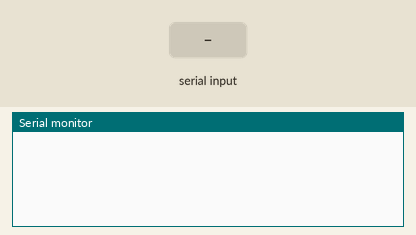
Recording of a sketch running on a simulated Arduino Mega 2560, built with avr-gcc and run on an emulated ATmega2560. Shown: the last lines printed to the serial monitor. The test bench sets the inputs (shaded band).

Above: at 1.2 s.
1.3 s: "1" received over the second serial link
At 2.1 s:
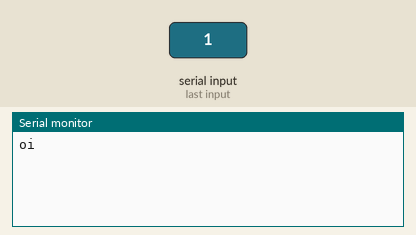
2.8 s: "z90\n" received over the second serial link
At 3.4 s:
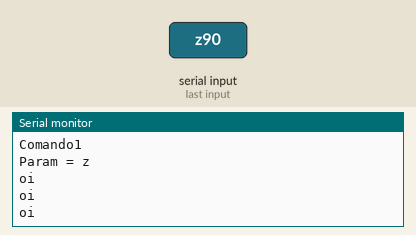
4.3 s: "z,45\n" received over the second serial link
5.8 s: "z" received over the second serial link
At 7.0 s:
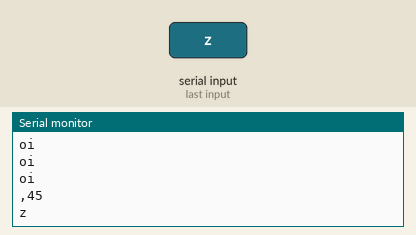

Measured:
- after the input at 1.3 s, the serial monitor: prints a new line at once (image 1)
- after the input at 2.8 s, the serial monitor: prints a new line at once (image 2)
- after the input at 5.8 s, the serial monitor: prints a new line at once (image 3)

The sketch:

BluetoothAppInventor.ino
```cpp
char cmd;
char param;
String param2;
#define max_char 10
char message[max_char];    // stores you message
char r_char;               // reads each character
byte index = 0;            // defines the position into your array
int i;
bool messageEnd = false;
void setup() {
  // put your setup code here, to run once:
  Serial.begin(9600);//Bluetooth
  Serial1.begin(9600);//Bluetooth
}

void loop() {
}

void serialEvent1() {
  //Serial.println("Recebeu");
  //while is reading the message
  Serial1.println("oi");
  Serial.println("oi");
  while (Serial1.available() > 0) {
    //the message can have up to 100 characters
    if (index < (max_char - 1))
    {
      r_char = Serial1.read();      // Reads a character
      //Serial.print(r_char);
      message[index] = r_char;     // Stores the character in message array
      index++;                     // Increment position
      message[index] = '\0';       // Delete the last position
      if(r_char=='z'){
        messageEnd=true;
      }
    }
  }
  if (messageEnd) {
    Serial.println(message);
    switch (message[0]) {
      case '1':
        // First byte contains a generic "command" byte. We arbitrarily defined '1' as the command to then check the 2nd parameter byte
        // User can additional commands by adding case 2, 3, 4, etc
        {
          Serial.println("Comando1");
          // read the parameter byte
          param = message[1];
          Serial.print("Param = ");
          Serial.println(param);
          switch (param)
          {
            case 'f':
              Serial.println("Frente");
              break;
            case 'd':
              Serial.println("Direita");
              break;
            case 'e':
              Serial.println("Esquerda");
              break;
            case 'a':
              Serial.println("Trás");
              break;
            case 'p':
              Serial.println("Parar");
              break;
            default: break; // do nothing
          }// switch (param)
        } break; // switch (cmd) case 1
      case '2':
        {
          param = message[1];
          Serial.print("Param = ");
          Serial.println(param);
          switch (param)
          {
            case 'f':
              Serial.println("Frente");
              for(int a=2;a<(index-1);a++){
                param2.concat(message[a]);
              }
              Serial.print("Param2 = ");
              Serial.println(param2.toInt());
              break;
            case 'd':
              Serial.println("Direita");
             for(int a=2;a<(index-1);a++){
                param2.concat(message[a]);
              }
              Serial.print("Param2 = ");
              Serial.println(param2.toInt());
              break;
            case 'e':
              Serial.println("Esquerda");
              for(int a=2;a<(index-1);a++){
                param2.concat(message[a]);
              }
              Serial.print("Param2 = ");
              Serial.println(param2.toInt());
              break;
            case 'a':
              Serial.println("Tras");
              for(int a=2;a<(index-1);a++){
                param2.concat(message[a]);
              }
              Serial.print("Param2 = ");
              Serial.println(param2.toInt());
              break;
            default: break; // do nothing
          } // switch (param)
        }
      default: break; // do nothing
    }
    for (i = 0; i < max_char; i++) {
      message[i] = '\0';
    }
    //resests the index
    index = 0;
    messageEnd=false;
    param2="";
  }
}
```
